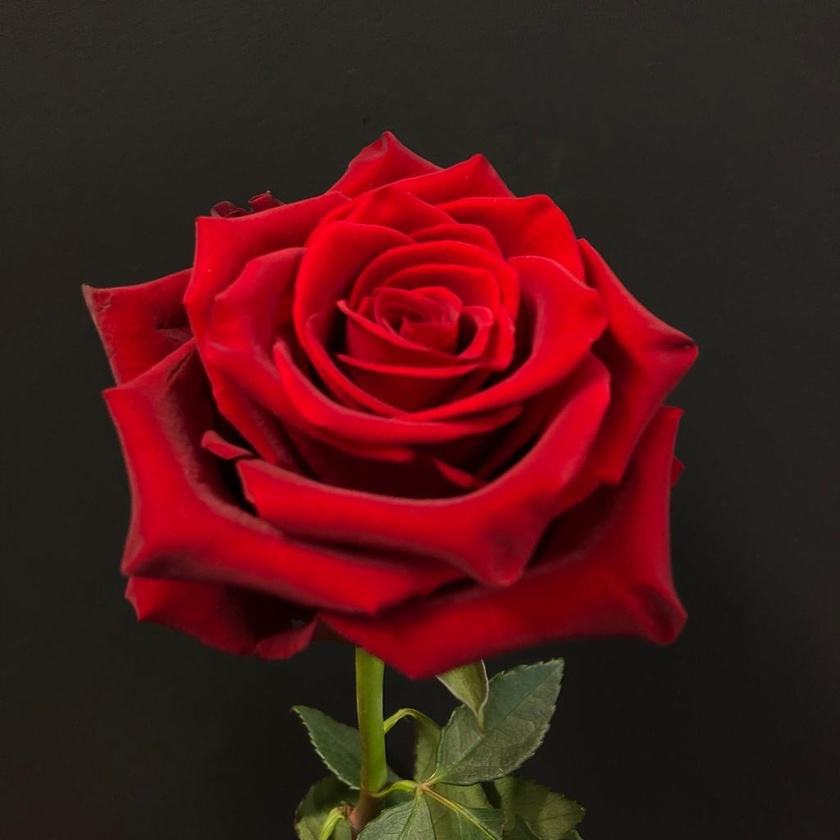
#> input picture BE Computer/Semester/Sem-VII/Image-Processing-n-Pattern-Recognition/IPPR-Lab/Histogram/Day1/pictures/rose.jpg, 840 x 840 px, shrunk from 1024 x 1024 before the run, found by its file name
$ python dilation.py
#> lines starting #> are read from the running program, lines starting #| are printed output that depends on the picture
# Histogram
# Dilation and Erosion (Morphological Operations)
# ============================Khom===================

# Digital Image Processing 6 :

# Simply Dilation adds pixels to the boundaries and Erosion removes pixels from the boundaries.
# Dilation helps objects more visible , helps to fill the holes if present in the image.
# erosion, on the other hand, can break the connectivity between two objects.

import cv2
import numpy as np
from numpy.lib.type_check import imag

# image = cv2.imread(r"C:\Users\ACER\Desktop\myProj\what-I-learnt-as-a-Computer-Engineering-Student\BE Computer\Semester\Sem-VII\Image-Processing-n-Pattern-Recognition\IPPR-Lab\Histogram\Day1\pictures\ai-buddha.jpg")
image = cv2.imread(r"C:\Users\ACER\Desktop\myProj\what-I-learnt-as-a-Computer-Engineering-Student\BE Computer\Semester\Sem-VII\Image-Processing-n-Pattern-Recognition\IPPR-Lab\Histogram\Day1\pictures\rose.jpg")
#> image is the input picture: shape (840, 840, 3); mean B, G, R 25, 25.4, 74.5
cv2.imshow('original', image)

kernel = np.ones((5,5), np.uint8)
dilation = cv2.dilate(image, kernel, iterations = 30)
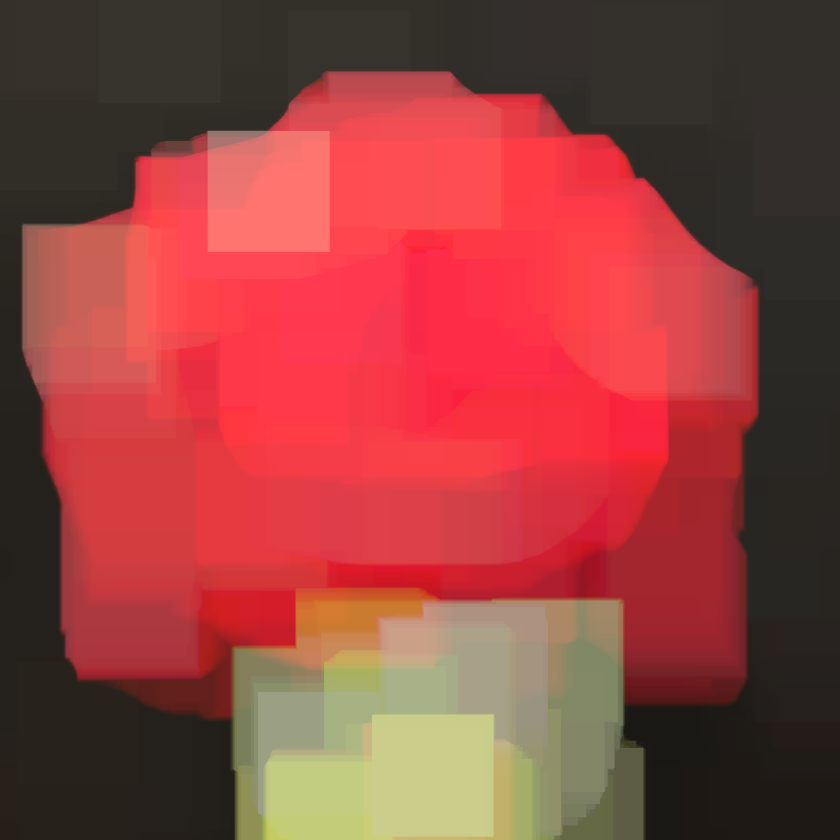
#> dilation: shape (840, 840, 3); mean B, G, R 62.6, 66.3, 149.5
cv2.imshow('dilate', dilation)

file_name_path = r"C:\Users\ACER\Desktop\myProj\what-I-learnt-as-a-Computer-Engineering-Student\BE Computer\Semester\Sem-VII\Image-Processing-n-Pattern-Recognition\IPPR-Lab\Histogram\Day6\Dilation\sample_dilate.jpg"
cv2.imwrite(file_name_path, dilation)

cv2.waitKey(0)
